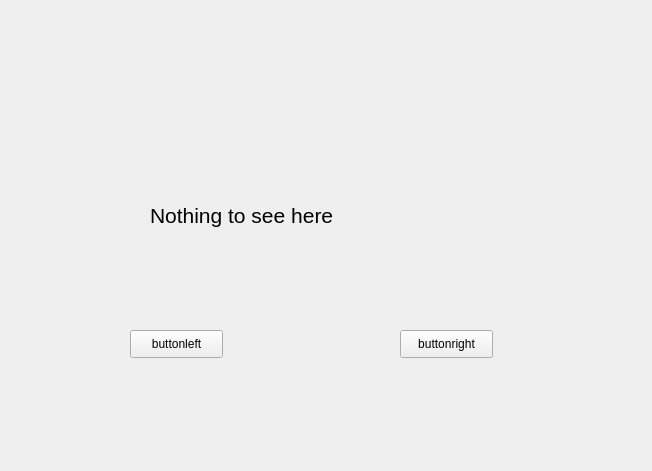
<?xml version="1.0" encoding="UTF-8"?>
<ui version="4.0">
 <class>Form</class>
 <widget class="QWidget" name="Form">
  <property name="geometry">
   <rect>
    <x>0</x>
    <y>0</y>
    <width>652</width>
    <height>471</height>
   </rect>
  </property>
  <property name="windowTitle">
   <string>Form</string>
  </property>
  <widget class="QPushButton" name="buttonleft">
   <property name="geometry">
    <rect>
     <x>130</x>
     <y>330</y>
     <width>93</width>
     <height>28</height>
    </rect>
   </property>
   <property name="text">
    <string>buttonleft</string>
   </property>
  </widget>
  <widget class="QPushButton" name="buttonright">
   <property name="geometry">
    <rect>
     <x>400</x>
     <y>330</y>
     <width>93</width>
     <height>28</height>
    </rect>
   </property>
   <property name="text">
    <string>buttonright</string>
   </property>
  </widget>
  <widget class="QLabel" name="label1">
   <property name="geometry">
    <rect>
     <x>150</x>
     <y>190</y>
     <width>341</width>
     <height>51</height>
    </rect>
   </property>
   <property name="font">
    <font>
     <pointsize>16</pointsize>
    </font>
   </property>
   <property name="text">
    <string>Nothing to see here</string>
   </property>
  </widget>
 </widget>
 <resources/>
 <connections/>
</ui>
